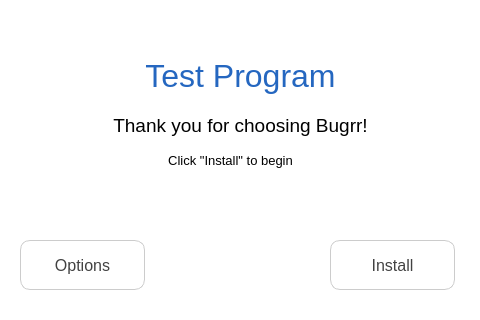
<?xml version="1.0" encoding="UTF-8"?>
<ui version="4.0">
 <class>Installer</class>
 <widget class="QMainWindow" name="Installer">
  <property name="geometry">
   <rect>
    <x>0</x>
    <y>0</y>
    <width>480</width>
    <height>320</height>
   </rect>
  </property>
  <property name="windowTitle">
   <string>Installer</string>
  </property>
  <property name="styleSheet">
   <string notr="true"/>
  </property>
  <widget class="QWidget" name="centralWidget">
   <property name="styleSheet">
    <string notr="true">QWidget {
	background-color: white;
}</string>
   </property>
   <widget class="QPushButton" name="btnOption">
    <property name="geometry">
     <rect>
      <x>20</x>
      <y>240</y>
      <width>125</width>
      <height>50</height>
     </rect>
    </property>
    <property name="font">
     <font>
      <family>Liberation Sans</family>
      <pointsize>12</pointsize>
      <weight>50</weight>
      <bold>false</bold>
     </font>
    </property>
    <property name="styleSheet">
     <string notr="true">QPushButton {
	border: 1px solid #cccccc;
    border-radius: 10px;
	color: #424242;
    background-color: white;
}

QPushButton:pressed {
	color: white;
    background-color: #2567c0;
}</string>
    </property>
    <property name="text">
     <string>Options</string>
    </property>
   </widget>
   <widget class="QPushButton" name="btnInstall">
    <property name="geometry">
     <rect>
      <x>330</x>
      <y>240</y>
      <width>125</width>
      <height>50</height>
     </rect>
    </property>
    <property name="font">
     <font>
      <family>Liberation Sans</family>
      <pointsize>12</pointsize>
     </font>
    </property>
    <property name="styleSheet">
     <string notr="true">QPushButton {
	border: 1px solid #cccccc;
    border-radius: 10px;
	color: #424242;
    background-color: white;
}

QPushButton:pressed {
	color: white;
    background-color: #2567c0;
}</string>
    </property>
    <property name="text">
     <string>Install</string>
    </property>
   </widget>
   <widget class="QLabel" name="lblCaption">
    <property name="geometry">
     <rect>
      <x>120</x>
      <y>50</y>
      <width>241</width>
      <height>51</height>
     </rect>
    </property>
    <property name="font">
     <font>
      <family>Arial</family>
      <pointsize>24</pointsize>
     </font>
    </property>
    <property name="styleSheet">
     <string notr="true">QLabel {
	color: #2567c0;
}</string>
    </property>
    <property name="text">
     <string>Test Program</string>
    </property>
    <property name="alignment">
     <set>Qt::AlignCenter</set>
    </property>
   </widget>
   <widget class="QLabel" name="lblGuide">
    <property name="geometry">
     <rect>
      <x>100</x>
      <y>110</y>
      <width>281</width>
      <height>31</height>
     </rect>
    </property>
    <property name="font">
     <font>
      <family>Arial</family>
      <pointsize>14</pointsize>
     </font>
    </property>
    <property name="text">
     <string>Thank you for choosing Bugrr!</string>
    </property>
    <property name="alignment">
     <set>Qt::AlignCenter</set>
    </property>
   </widget>
   <widget class="QLabel" name="lblSubtitle">
    <property name="geometry">
     <rect>
      <x>160</x>
      <y>150</y>
      <width>141</width>
      <height>20</height>
     </rect>
    </property>
    <property name="font">
     <font>
      <family>Arial</family>
      <pointsize>10</pointsize>
     </font>
    </property>
    <property name="text">
     <string>Click &quot;Install&quot; to begin</string>
    </property>
    <property name="alignment">
     <set>Qt::AlignCenter</set>
    </property>
   </widget>
   <widget class="QPushButton" name="btnClose">
    <property name="geometry">
     <rect>
      <x>440</x>
      <y>10</y>
      <width>24</width>
      <height>24</height>
     </rect>
    </property>
    <property name="maximumSize">
     <size>
      <width>24</width>
      <height>24</height>
     </size>
    </property>
    <property name="text">
     <string/>
    </property>
    <property name="icon">
     <iconset resource="res.qrc">
      <normaloff>:/images/assets/close.png</normaloff>:/images/assets/close.png</iconset>
    </property>
    <property name="iconSize">
     <size>
      <width>24</width>
      <height>24</height>
     </size>
    </property>
    <property name="flat">
     <bool>true</bool>
    </property>
   </widget>
  </widget>
 </widget>
 <layoutdefault spacing="6" margin="11"/>
 <resources>
  <include location="res.qrc"/>
 </resources>
 <connections/>
</ui>
